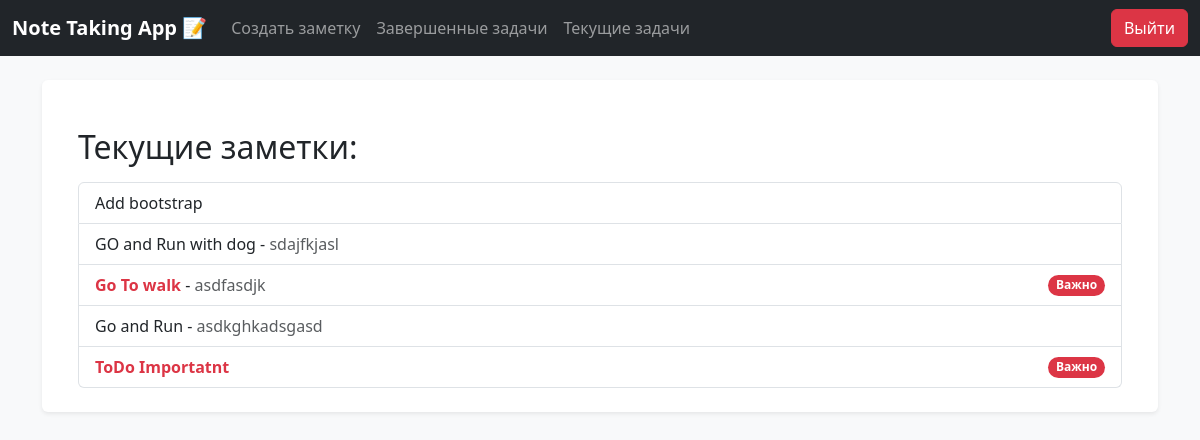
Before: /current/ (signed in) with the older database file.
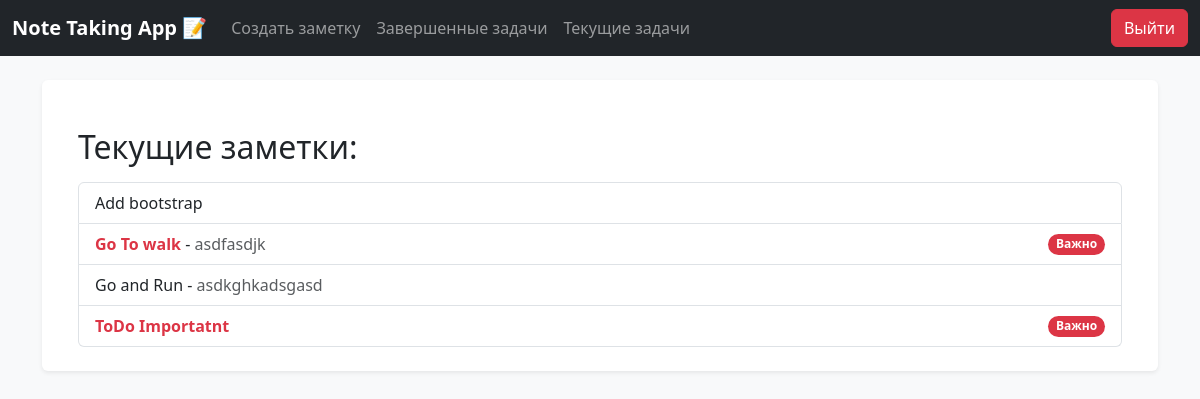
After: the same page with the newer database file.
### todo/models.py (models this page shows, shortened)
class Todo(models.Model):
    title = models.CharField(max_length=256, verbose_name='Название заметки')
    content = models.TextField(blank=True, verbose_name='Содержание')
    time_create = models.DateTimeField(auto_now_add=True, verbose_name='Время создания')
    time_done = models.DateTimeField(null=True, blank=True, verbose_name='Время завершения')
    time_update = models.DateTimeField(auto_now=True, verbose_name='Время обновления')
    important = models.BooleanField(default=False, verbose_name='Важно')
    user = models.ForeignKey(User, on_delete=models.CASCADE)
    category = models.ForeignKey('Categories', on_delete=models.PROTECT,null=True, blank=True, verbose_name='Категория')
    class Meta:
        ordering = ['-time_create']
        indexes = [
            models.Index(fields=['-time_create'])
        ]

### todo/views.py (the view)
# urls.py: path('current/', views.currenttodo, name='currenttodo'),
@login_required
def currenttodo(request):
    todos = Todo.objects.filter(user=request.user, time_done__isnull=True)
    notes = Todo.objects.filter(user=request.user)
    data = {
        'todos': todos,
        'notes': notes
    }
    return render(request, 'todo/currenttodo.html', data)

### todo/templatetags/custom_filters.py (called while the page is built)
@register.inclusion_tag('todo/categories.html')
def categories(cat_selected = 0):
    cats  = Categories.objects.all()
    return {"cats": cats, 'cat_selected':cat_selected}

### todo/templates/todo/currenttodo.html (shortened to what this page needs)
{% extends 'base.html' %}
{% load custom_filters %}
{% block content %}
<div class="container mt-4">
    <h2 class="mb-3">Текущие заметки: {{ tasks }}</h2>
    <ul class="list-group">
        {% for todo in notes %}
        <li class="list-group-item d-flex justify-content-between align-items-center">
            <div>
                <a href="{% url 'todoread' todo.id %}" class="text-decoration-none text-dark">
                    {% if todo.important %}
                        <strong><span class="text-danger">{{ todo.title }}</span></strong>
                    {% else %}
                        {{ todo.title }}
                    {% endif %}
                    {% if todo.content %}
                        - <span class="text-muted">{{ todo.content }}</span>
                    {% endif %}
                </a>
            </div>
            {% if todo.important %}
            <span class="badge bg-danger rounded-pill">Важно</span>
            {% endif %}
        </li>
        {% endfor %}
    </ul>
</div>
{% endblock %}

Changed rows visible on the page:
removed Todo: title "GO and Run with dog", content "sdajfkjasl"
